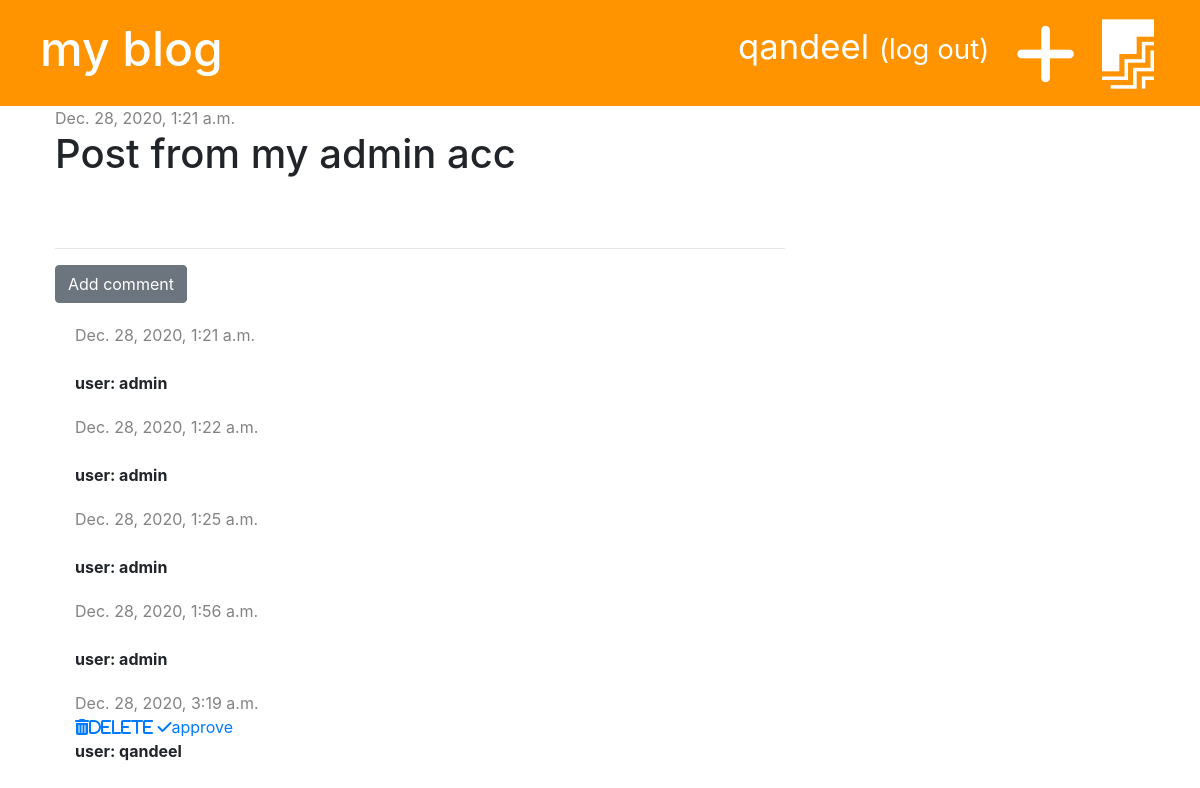
The app's page /post/37/ (signed in) with its own data.
### blog/models.py (models this page shows, shortened)
class Post(models.Model):
    author = models.ForeignKey('auth.User', on_delete=models.CASCADE)
    title = models.CharField(max_length=250)
    text = models.TextField()
    created_date = models.DateTimeField(default=timezone.now)
    published_date = models.DateTimeField(blank=True, null=True)

class Comment(models.Model):
    post = models.ForeignKey('blog.Post', on_delete=models.CASCADE, related_name='comments') #that related name is used when we want to access our all comments of a specific post.
    author = models.CharField(max_length=200)
    text = models.TextField()
    created_date = models.DateTimeField(default=timezone.now)
    approved = models.BooleanField(default=False)

### blog/views.py (the view)
# urls.py: path('post/<int:post_id>/', views.post_detail, name='post_detail'),
def post_detail(request, post_id):
    post = get_object_or_404(Post, pk=post_id)
    stuff_for_frontend = {'post': post}
    return render(request, 'blog/post_detail.html', stuff_for_frontend)

### blog/templatetags/markdownify.py (called while the page is built)
@register.filter
def markdown(value):
    renderer = HighlightRenderer()
    markdown = mistune.Markdown(renderer=renderer)
    return markdown(value)

### blog/templates/blog/post_detail.html (shortened to what this page needs)
{% extends "base.html" %}
{% load markdownify %}
{% block content %}
    <div class="post">
        {% if post.published_date %}
            <div class="date">
                {{ post.published_date }}
            </div>
        {% else %}
            <a href="{% url 'blog:post_publish' post.id %}" class="btn btn-primary">Publish</a>
        {% endif %}
        <h1>{{ post.title }}</h1>
    </div>
    <hr>
    <a href="{% url 'blog:add_comment_to_post' post.id %}" class="btn btn-secondary">Add comment</a>
    {% for comment in post.comments.all %}
        {% if user.is_authenticated or comment.approved %}
            <div class="comment">
                <div class="date">
                    {{ comment.created_date }}
                </div>
                {% if not comment.approved and user.is_superuser %}
                    <a href="{% url 'blog:comment_approve' comment.id %}"><i class="fas fa-check"></i>approve</a>
                    <a href="{% url 'blog:comment_remove' comment.id %}"><i class="fas fa-trash-alt">delete</i></a>
                {% elif comment.author == request.user.username and user.is_authenticated %}
                    <a href="{% url 'blog:comment_remove' comment.id %}"><i class="fas fa-trash-alt">delete</i></a>
                    <a href="{% url 'blog:comment_approve' comment.id %}"><i class="fas fa-check"></i>approve</a>
                {% endif %}
                <br>
                <strong>user: {{ comment.author }}</strong>
            </div>
        {% endif %}
    {% empty %}
        <p>No comments yet...</p>
    {% endfor %}
{% endblock %}

### templates/base.html (shortened to what this page needs)
{% load static %}
<!DOCTYPE html>
<html lang="en">
<head>
    <link rel="stylesheet" href="https://stackpath.bootstrapcdn.com/bootstrap/4.4.1/css/bootstrap.min.css"
 />
    <link rel="stylesheet" href="{% static 'base.css' %}">
    <link href="{% static 'fontawesome_free/css/all.min.css' %}" rel="stylesheet" type="text/css">
    <link rel="stylesheet" href="{% static 'zenburn.css' %}">
</head>
<body>
    <div class="page-header">
        {% if user.is_authenticated %}
        <a href="{% url 'blog:post_draft_list' %}" class="top-menu"><i class="fab fa-firstdraft fa-2x"></i></a>
        <a href="{% url 'blog:post_new' %}" class="top-menu"><i class="fas fa-plus fa-2x"></i></a>
        <p class="top-menu">{{ user.username }} <small><a style="color: white;" href="{% url 'logout' %}">(log out)</a></small></p>
        {% else %}
        <a href="{% url 'login' %}" class="top-menu"><i class="fas fa-sign-in-alt fa-2x"></i></a>
        {% endif %}
        <h1><a href="{% url 'blog:post_list' %}">my blog</a></h1>
    </div>
    <div class="content container">
        <div class="row">
            <div class="col-md-8">
                {% block content %}
                {% endblock %}
            </div>
        </div>
    </div>
</body>
</html>

### blog/static/base.css (style rules this page uses)
.page-header { background-color: #ff9400; margin-top: 0; padding: 20px 20px 20px 40px; }
.page-header h1, .page-header h1 a { color: #ffffff; font-size: 36pt; text-decoration: none; }
.content { margin-left: 40px; }
.date { color: #828282; }
.post { margin-bottom: 70px; }
.top-menu { color: #ffffff; float: right; font-size: 26pt; margin-right: 26px; }
.comment { margin: 20px 0px 20px 20px; }

### records on screen
Post: published_date "Dec. 28, 2020, 1:21 a.m.", title "Post from my admin acc"
Comment: created_date "Dec. 28, 2020, 1:21 a.m.", author "admin"
Comment: created_date "Dec. 28, 2020, 1:22 a.m.", author "admin"
Comment: created_date "Dec. 28, 2020, 1:25 a.m.", author "admin"
Comment: created_date "Dec. 28, 2020, 1:56 a.m.", author "admin"
Comment: created_date "Dec. 28, 2020, 3:19 a.m.", approved "delete", author "qandeel"

### other values on screen
{{ user.username }} "qandeel"
